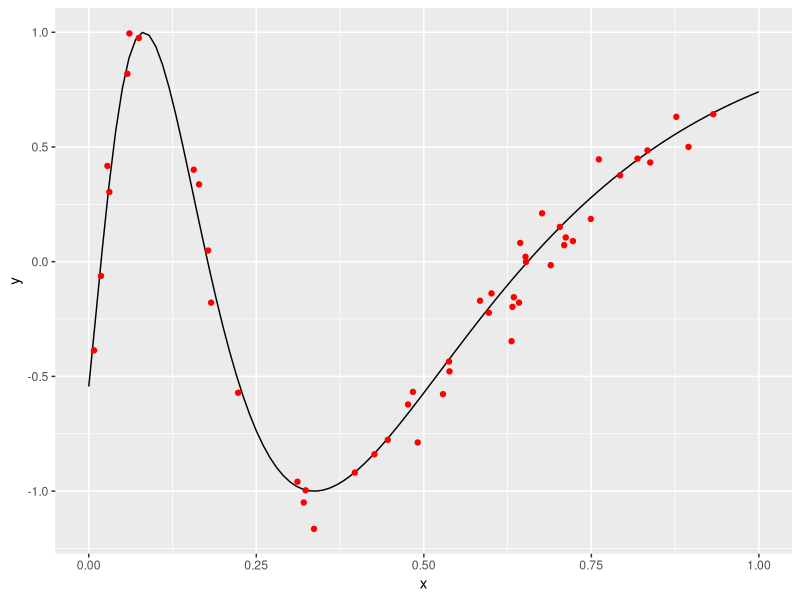
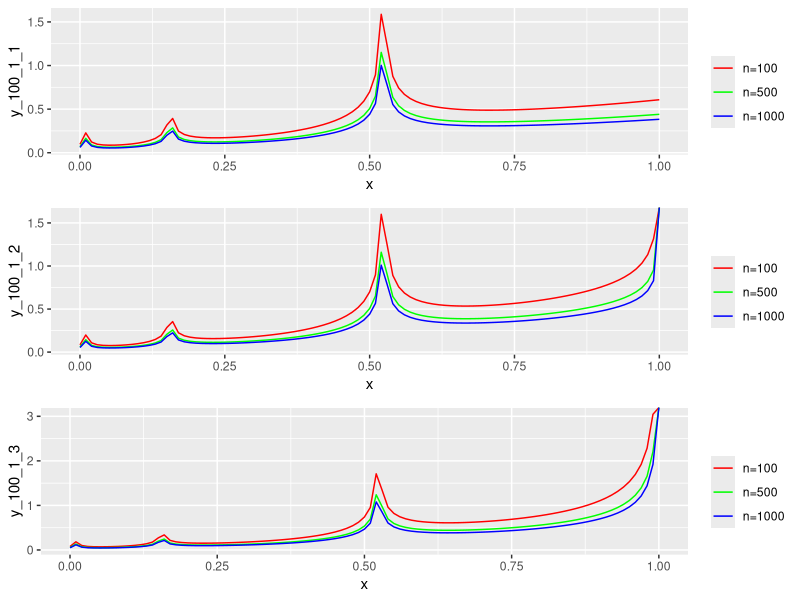
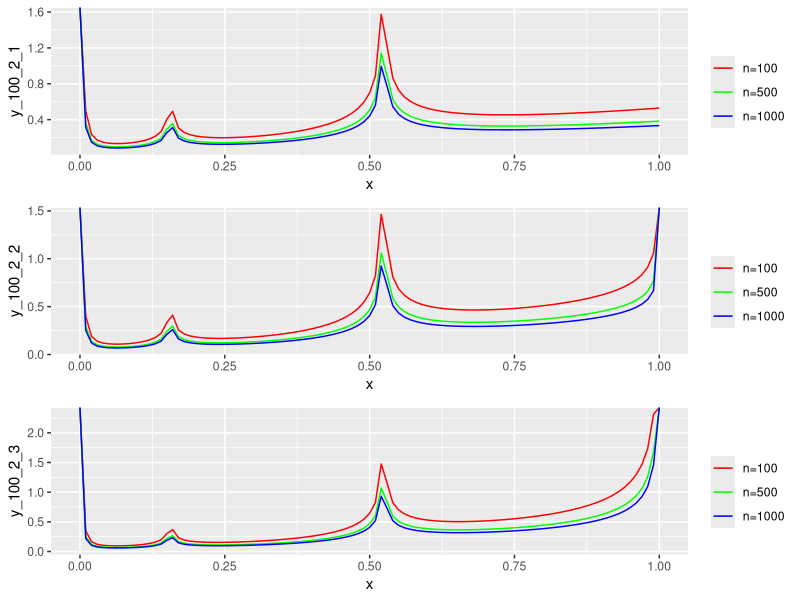
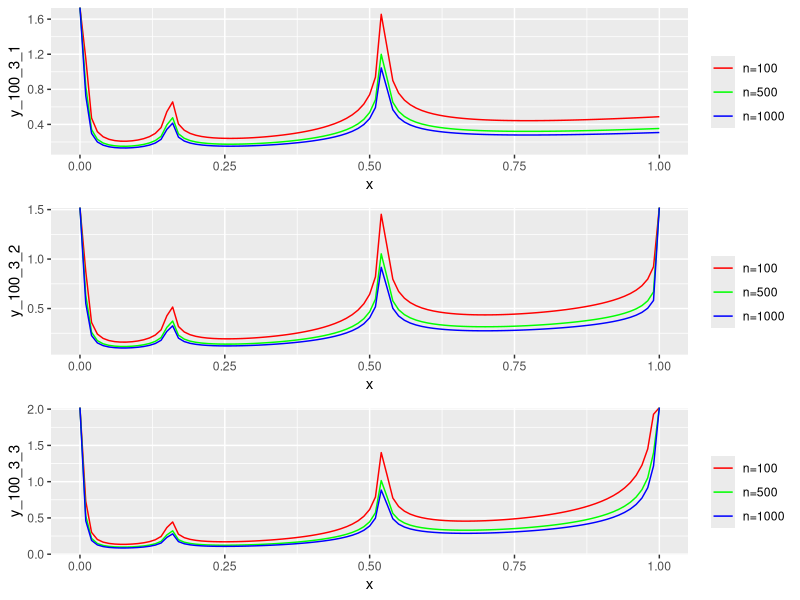

R code for these plots, in order:
## ---- chunk 1
knitr::opts_chunk$set(echo = FALSE)
## ---- chunk 2
library(ggplot2)
library(ggpubr)

b <- function(x){
  dbeta(x, shape1=1, shape2=1)
}

x_lin <- seq(0, 1, by=0.01)

m <- function(x){
  return(sin(1/(x/3 + 0.1)))
}

y_lin <- m(x_lin)
df1 <- data.frame(x=x_lin, y=y_lin)

n = 50
x <- rbeta(n, 1, 1)
e <- rnorm(n, 0, 0.1)
y <- m(x) + e
df2 <- data.frame(x=x, y=y)

ggplot(df1, aes(x, y)) + 
   geom_line() +
   geom_point(data = df2, color = "red")
## ---- chunk 3

h_opt <- function(x, shape1, shape2, n) {
  ddxxm <- ((6*x + 1.8)*cos(3/(x+0.3)) - 9*sin(3/(x+0.3)))/((x+0.3)^4)
  denom <- (ddxxm * (1/12)) ^2 * dbeta(x, shape1, shape2)
  return(n^(-1/5) * (1/denom)^(1/5))
}


x <- seq(from=0, to=1, by=0.01)
df <- data.frame(x=x)

  
y100 <- h_opt(x, 1, 1, 100)
y500 <- h_opt(x, 1, 1, 500)
y1000 <- h_opt(x, 1, 1, 1000)
df_ <- data.frame(y_100_1_1=y100,
                 y_500_1_1=y500,
                 y_1000_1_1=y1000)
df <- cbind(df, df_)

y100 <- h_opt(x, 1, 2, 100)
y500 <- h_opt(x, 1, 2, 500)
y1000 <- h_opt(x, 1, 2, 1000)
df_ <- data.frame(y_100_1_2=y100,
                  y_500_1_2=y500,
                  y_1000_1_2=y1000)
df <- cbind(df, df_)

y100 <- h_opt(x, 1, 3, 100)
y500 <- h_opt(x, 1, 3, 500)
y1000 <- h_opt(x, 1, 3, 1000)
df_ <- data.frame(y_100_1_3=y100,
                  y_500_1_3=y500,
                  y_1000_1_3=y1000)
df <- cbind(df, df_)

plot1 <- ggplot(data=df, aes(x=x)) + 
  geom_line(aes(y = y_100_1_1, colour="n=100")) + 
  geom_line(aes(y = y_500_1_1, colour="n=500")) +
  geom_line(aes(y = y_1000_1_1, colour="n=1000")) +
  scale_colour_manual("", 
                      breaks = c("n=100", "n=500", "n=1000"),
                      values = c("red", "green", "blue"))

plot2 <- ggplot(data=df, aes(x=x)) + 
  geom_line(aes(y = y_100_1_2, colour="n=100")) + 
  geom_line(aes(y = y_500_1_2, colour="n=500")) +
  geom_line(aes(y = y_1000_1_2, colour="n=1000")) +
  scale_colour_manual("", 
                      breaks = c("n=100", "n=500", "n=1000"),
                      values = c("red", "green", "blue"))

plot3 <- ggplot(data=df, aes(x=x)) + 
  geom_line(aes(y = y_100_1_3, colour="n=100")) + 
  geom_line(aes(y = y_500_1_3, colour="n=500")) +
  geom_line(aes(y = y_1000_1_3, colour="n=1000")) +
  scale_colour_manual("", 
                      breaks = c("n=100", "n=500", "n=1000"),
                      values = c("red", "green", "blue"))

ggarrange(plot1, plot2, plot3, ncol=1)
## ---- chunk 4
h_opt <- function(x, shape1, shape2, n) {
  ddxxm <- ((6*x + 1.8)*cos(3/(x+0.3)) - 9*sin(3/(x+0.3)))/((x+0.3)^4)
  denom <- (ddxxm * (1/12)) ^2 * dbeta(x, shape1, shape2)
  return(n^(-1/5) * (1/denom)^(1/5))
}


x <- seq(from=0, to=1, by=0.01)
df <- data.frame(x=x)

  
y100 <- h_opt(x, 2, 1, 100)
y500 <- h_opt(x, 2, 1, 500)
y1000 <- h_opt(x, 2, 1, 1000)
df_ <- data.frame(y_100_2_1=y100,
                 y_500_2_1=y500,
                 y_1000_2_1=y1000)
df <- cbind(df, df_)

y100 <- h_opt(x, 2, 2, 100)
y500 <- h_opt(x, 2, 2, 500)
y1000 <- h_opt(x, 2, 2, 1000)
df_ <- data.frame(y_100_2_2=y100,
                  y_500_2_2=y500,
                  y_1000_2_2=y1000)
df <- cbind(df, df_)

y100 <- h_opt(x, 2, 3, 100)
y500 <- h_opt(x, 2, 3, 500)
y1000 <- h_opt(x, 2, 3, 1000)
df_ <- data.frame(y_100_2_3=y100,
                  y_500_2_3=y500,
                  y_1000_2_3=y1000)
df <- cbind(df, df_)

plot1 <- ggplot(data=df, aes(x=x)) + 
  geom_line(aes(y = y_100_2_1, colour="n=100")) + 
  geom_line(aes(y = y_500_2_1, colour="n=500")) +
  geom_line(aes(y = y_1000_2_1, colour="n=1000")) +
  scale_colour_manual("", 
                      breaks = c("n=100", "n=500", "n=1000"),
                      values = c("red", "green", "blue"))

plot2 <- ggplot(data=df, aes(x=x)) + 
  geom_line(aes(y = y_100_2_2, colour="n=100")) + 
  geom_line(aes(y = y_500_2_2, colour="n=500")) +
  geom_line(aes(y = y_1000_2_2, colour="n=1000")) +
  scale_colour_manual("", 
                      breaks = c("n=100", "n=500", "n=1000"),
                      values = c("red", "green", "blue"))

plot3 <- ggplot(data=df, aes(x=x)) + 
  geom_line(aes(y = y_100_2_3, colour="n=100")) + 
  geom_line(aes(y = y_500_2_3, colour="n=500")) +
  geom_line(aes(y = y_1000_2_3, colour="n=1000")) +
  scale_colour_manual("", 
                      breaks = c("n=100", "n=500", "n=1000"),
                      values = c("red", "green", "blue"))

ggarrange(plot1, plot2, plot3, ncol=1)
## ---- chunk 5
h_opt <- function(x, shape1, shape2, n) {
  ddxxm <- ((6*x + 1.8)*cos(3/(x+0.3)) - 9*sin(3/(x+0.3)))/((x+0.3)^4)
  denom <- (ddxxm * (1/12)) ^2 * dbeta(x, shape1, shape2)
  return(n^(-1/5) * (1/denom)^(1/5))
}


x <- seq(from=0, to=1, by=0.01)
df <- data.frame(x=x)

  
y100 <- h_opt(x, 3, 1, 100)
y500 <- h_opt(x, 3, 1, 500)
y1000 <- h_opt(x, 3, 1, 1000)
df_ <- data.frame(y_100_3_1=y100,
                 y_500_3_1=y500,
                 y_1000_3_1=y1000)
df <- cbind(df, df_)

y100 <- h_opt(x, 3, 2, 100)
y500 <- h_opt(x, 3, 2, 500)
y1000 <- h_opt(x, 3, 2, 1000)
df_ <- data.frame(y_100_3_2=y100,
                  y_500_3_2=y500,
                  y_1000_3_2=y1000)
df <- cbind(df, df_)

y100 <- h_opt(x, 3, 3, 100)
y500 <- h_opt(x, 3, 3, 500)
y1000 <- h_opt(x, 3, 3, 1000)
df_ <- data.frame(y_100_3_3=y100,
                  y_500_3_3=y500,
                  y_1000_3_3=y1000)
df <- cbind(df, df_)

plot1 <- ggplot(data=df, aes(x=x)) + 
  geom_line(aes(y = y_100_3_1, colour="n=100")) + 
  geom_line(aes(y = y_500_3_1, colour="n=500")) +
  geom_line(aes(y = y_1000_3_1, colour="n=1000")) +
  scale_colour_manual("", 
                      breaks = c("n=100", "n=500", "n=1000"),
                      values = c("red", "green", "blue"))

plot2 <- ggplot(data=df, aes(x=x)) + 
  geom_line(aes(y = y_100_3_2, colour="n=100")) + 
  geom_line(aes(y = y_500_3_2, colour="n=500")) +
  geom_line(aes(y = y_1000_3_2, colour="n=1000")) +
  scale_colour_manual("", 
                      breaks = c("n=100", "n=500", "n=1000"),
                      values = c("red", "green", "blue"))

plot3 <- ggplot(data=df, aes(x=x)) + 
  geom_line(aes(y = y_100_3_3, colour="n=100")) + 
  geom_line(aes(y = y_500_3_3, colour="n=500")) +
  geom_line(aes(y = y_1000_3_3, colour="n=1000")) +
  scale_colour_manual("", 
                      breaks = c("n=100", "n=500", "n=1000"),
                      values = c("red", "green", "blue"))

ggarrange(plot1, plot2, plot3, ncol=1)
